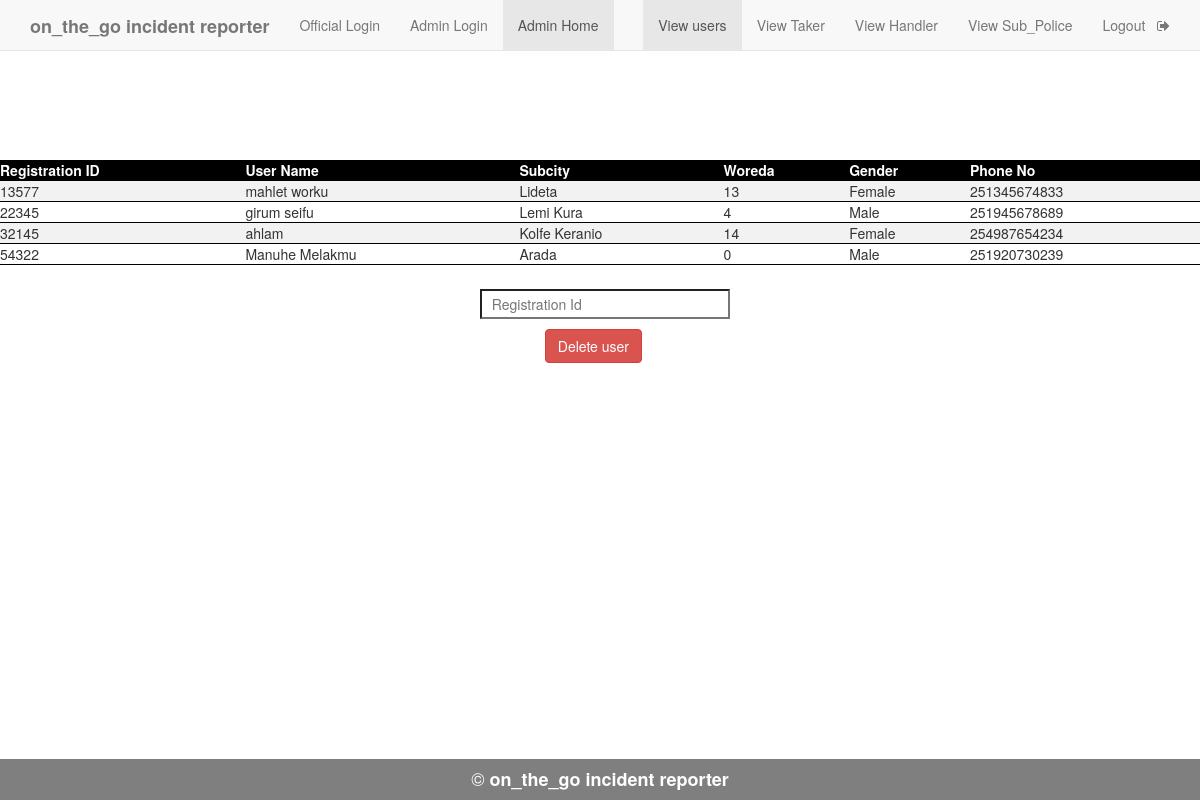
The app's page /AdminHome.php (signed in) with its own data.
### tables this page shows
CREATE TABLE `user` (
  `u_name` varchar(50) NOT NULL,
  `u_id` varchar(50) NOT NULL,
  `u_pass` varchar(50) NOT NULL,
  `sub` varchar(50) NOT NULL,
  `woreda` int(2) NOT NULL,
  `id_no` bigint(12) NOT NULL,
  `gen` varchar(15) NOT NULL,
  `mob` bigint(13) NOT NULL
);

### AdminHome.php (the view, shortened to what this page needs)
<!DOCTYPE html>
<html>
<head>
	<link rel="stylesheet" type="text/css" href="https://maxcdn.bootstrapcdn.com/bootstrap/3.3.5/css/bootstrap.min.css">
	<link rel="stylesheet" type="text/css" href="https://maxcdn.bootstrapcdn.com/font-awesome/4.4.0/css/font-awesome.min.css">
</head>
<body style="background-image: url(search1.jpeg); ">
	<nav  class="navbar navbar-default navbar-fixed-top">
  <div class="container">
    <div class="navbar-header">
      <a class="navbar-brand" href="home.php"><b>on_the_go incident reporter</b></a>
    </div>
    <div id="navbar" class="collapse navbar-collapse">
      <ul class="nav navbar-nav">
        <li ><a href="official_login.php">Official Login</a></li>
        <li ><a href="Adminlogin.php">Admin Login</a></li>
        <li class="active"><a href="AdminHome.php">Admin Home</a></li>
      </ul>
      <ul class="nav navbar-nav navbar-right">
        <li class="active" ><a href="AdminHome.php"> View users </a></li>
        <li ><a href="Admin_viewTaker.php">View Taker</a></li>
        <li ><a href="Admin_viewHandler.php">View Handler</a></li>
        <li ><a href="Admin_viewpolice.php">View Sub_Police</a></li>
        <li><a href="h_logout.php">Logout &nbsp <i class="fa fa-sign-out" aria-hidden="true"></i></a></li>
      </ul>
    </div>
  </div>
 </nav>
<?php
    $conn=mysqli_connect("localhost","root","");
    mysqli_select_db($conn,"on_the_go incident reporter");
$sql = "SELECT id_no,u_name,sub,woreda,gen,mob FROM user ";
$result = mysqli_query($conn, $sql);
if (mysqli_num_rows($result) > 0) {
    echo "<table>";
    echo "<tr>
      <th>Registration ID</th>
      <th>User Name</th>
      <th>Subcity</th>
      <th>Woreda</th>
      <th>Gender</th>
      <th>Phone No</th></tr>";
    while ($row = mysqli_fetch_assoc($result)) {
        echo "<tr>
        <td>" . $row["id_no"] . "</td>
        <td>" . $row["u_name"] . "</td>
        <td>" . $row["sub"] . "</td>
        <td>" . $row["woreda"] . "</td>
        <td>" . $row["gen"] . "</td>
        <td>" . $row["mob"] . "</td>
       </tr>";
    }
    echo "</table>";
} else {
    echo "No complaints found.";
}
?>
<form style="margin-top: 2%; margin-left: 40%;" method="post">
     <input type="text" name="uid" style="width: 250px; height: 30px; background-color:white;" placeholder="&nbsp Registration Id" id="ciid" onfocusout="f1()" required>
        <div>
      <input class="btn btn-danger" type="submit" value="Delete user" name="s2" style="margin-top: 10px; margin-left: 9%;">
        </div>
    </form>
<div style="position: fixed;
   left: 0;
   bottom: 0;
   width: 100%;
   background-color: rgba(0,0,0,0.5);
   color: white;
   text-align: center;">
  <h4 style="color: white;">&copy <b>on_the_go incident reporter</b></h4>
</div>
</body>
</html>

### AdminHome.php (style rules this page uses)
table { border-collapse: collapse; width: 100%; }
th, td { padding: 8px; text-align: left; border-bottom: 1px solid #000; }
th { background-color: black; color: white; }
tr:nth-child(even) { background-color: #f2f2f2; }

### records on screen
user: id_no "13577", u_name "mahlet worku", sub "Lideta", woreda "13", gen "Female", mob "251345674833"
user: id_no "22345", u_name "girum seifu", sub "Lemi Kura", woreda "4", gen "Male", mob "251945678689"
user: id_no "32145", u_name "ahlam", sub "Kolfe Keranio", woreda "14", gen "Female", mob "254987654234"
user: id_no "54322", u_name "Manuhe Melakmu", sub "Arada", woreda "0", gen "Male", mob "251920730239"
